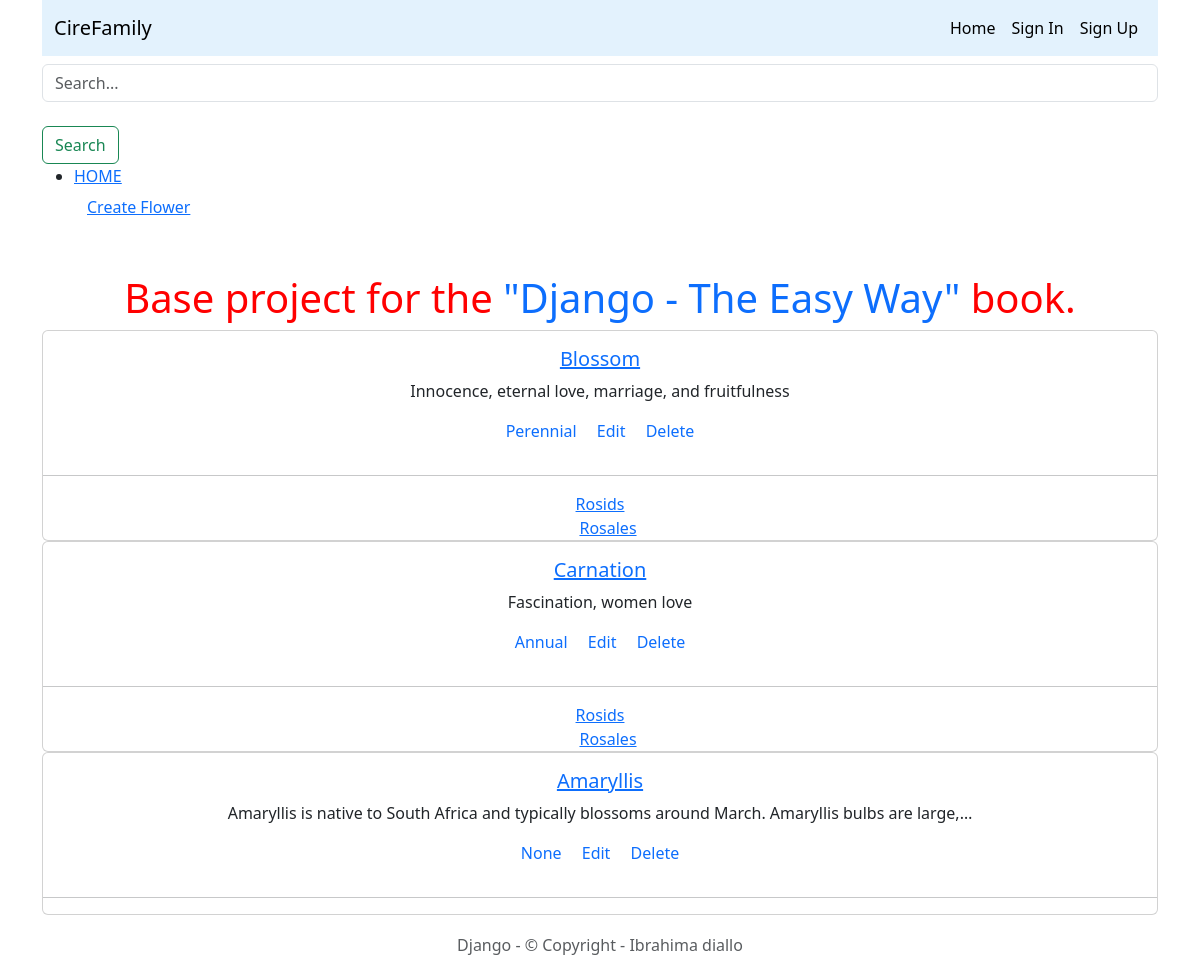
The page / on the database its author committed.
### myapp/models.py (models this page shows, shortened)
class Flower(models.Model):
    title = models.CharField(max_length=255, default='')
    description = models.TextField(default='')
    category = models.ForeignKey(Category, null=True, on_delete=models.PROTECT)
    tags = models.ManyToManyField(Tag)
    slug= models.SlugField(blank=True, default='')

class Category(models.Model):
    title = models.CharField(max_length=255, default='')
    def __str__(self):
        return self.title

class Tag(models.Model):
    title = models.CharField(max_length=255, default='')
    slug = models.SlugField(blank=True, default='')
    def __str__(self):
        return self.title

### myapp/views.py (the view)
# urls.py: path('', myapp_views.index, name='index'),
def index(request):
    q= request.GET.get('q', None)
    items = ''
    if q is None or q is "":
        flowers = Flower.objects.all()
    elif q is not None:
        flowers = Flower.objects.filter(title__contains=q)
    return render(request, 'index.html', {'flowers':flowers})

### myapp/templates/index.html (shortened to what this page needs)
{% extends 'base.html' %} {% block content %}
<div class="text-center mt-5">
  <h1>
    Base project for the
    <a
      class="link-underline link-underline-opacity-0"
      href="https://www.docdroid.net/mI2OWP2/django-the-easy-way-2nd-edition-by-samuli-natri-pdf"
      target="_blank"
    >
      "Django - The Easy Way"
    </a>
    book.
  </h1>
  <div class="card-columns">
    {% for flower in flowers %}
    <div class="card">
      <div class="card-body">
        <h5 class="card-title">
          <a href="{% url 'detail' flower.slug %}">{{ flower.title }}</a>
        </h5>
        <p class="card-text">{{flower.description|truncatechars:100}}</p>
        <a href="#" class="card-link text-decoration-none"
          >{{flower.category}}</a
        >
        <a
          href="{% url 'edit' pk=flower.pk %}"
          class="text-decoration-none card-link"
          >Edit</a
        >
        <a
          href="{% url 'delete' pk=flower.pk %}"
          class="text-decoration-none card-link"
          >Delete</a
        >
      </div>
      <hr />
      {% for tag in flower.tags.all %}
      <a href="{% url 'tags' tag.slug %}" class="card-link">{{ tag }}</a>
      {% endfor %}
    </div>
    {% endfor %}
  </div>
  {% endblock %}

### base/templates/base.html (shortened to what this page needs)
{% load static %}
<!DOCTYPE html>
<html lang="en">
  <head>
    <link
      href="https://cdn.jsdelivr.net/npm/bootstrap@5.3.2/dist/css/bootstrap.min.css"
      rel="stylesheet"
    />
    <link rel="stylesheet" href="{% static 'base/css/site.css'%}">
  </head>
  <body>
    <div id="starter-template" class="container">
      <nav class="navbar navbar-expand-lg">
        <div class="container-fluid">
          <a class="navbar-brand" href="#">CireFamily</a>
          <div class="collapse navbar-collapse" id="navbarSupportedContent">
            <ul class="navbar-nav  ms-auto mb-2 mb-lg-0">
              <li class="nav-item">
                <a class="nav-link active" aria-current="page" href="#">Home</a>
              </li>
              <li class="nav-item">
                <a class="nav-link active" aria-current="page" href="#">Sign In</a>
              </li>
              <li class="nav-item">
                <a class="nav-link active" aria-current="page" href="#">Sign Up</a>
              </li>
                </ul>
          </div>
        </div>
      </nav>
<form action="/" method="get" class="form-inline mt-2 m t-md-0">
<input id="q" name="q" value="{{ request.GET.q }}"  class="form-control mr-sm-2" type="text" placeholder="Search..." aria-label="Search">
    <br>
<button class="btn btn-outline-success my-2 my-sm-0 " type="submit">Search</button>
</form>
        <ul>
            <li><a href="">HOME</a></li>
              <li class="nav-item btn btn-link">
                <a class="nav-link" href="{% url 'create' %}">Create Flower</a>
              </li>
        </ul>
      {% block content%}{% endblock%}
      <footer class="footer">
        <div class="container">
         <span class="text-muted"> Django - © Copyright - Ibrahima diallo</a>
</span> </div>
</footer>
    </div>
  </body>
</html>

### base/static/base/css/site.css (style rules this page uses)
h1 { color: red; }
.navbar { background-color: #e3f2fd; }
.footer { text-align: center; font-size: 16px; height: 60px; line-height: 60px; }

### rows shown on the page
Flower: title "Blossom", description "Innocence, eternal love, marriage, and fruitfulness", category "Perennial"
Tag: title "Rosids"
Tag: title "Rosales"
Flower: title "Carnation", description "Fascination, women love", category "Annual"
Flower: title "Amaryllis", description "Amaryllis is native to South Africa and typically blossoms around March. Amaryllis bulbs are large,…", category "None"
